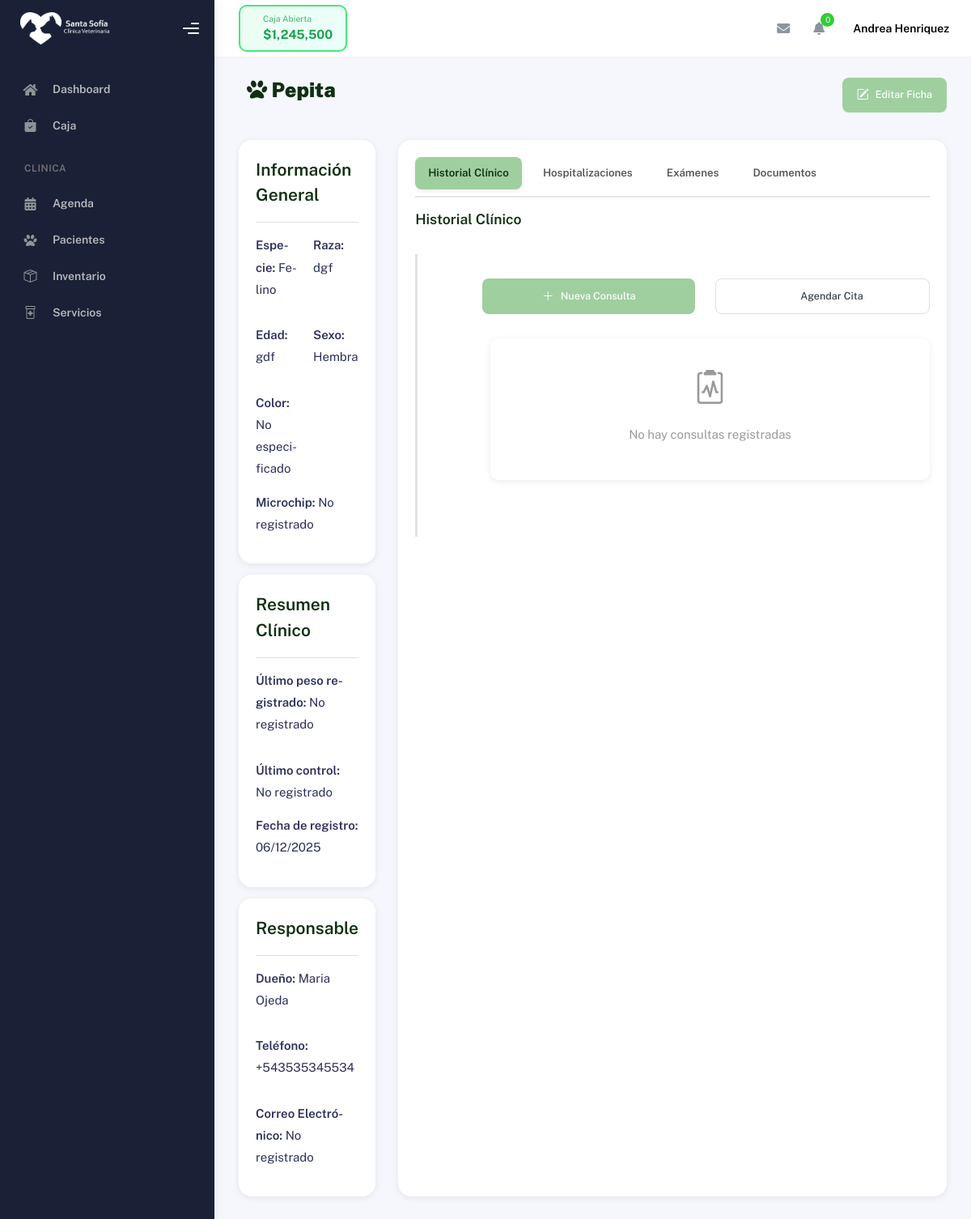
The app's page /hospital/pacientes/3/ (signed in), older data.
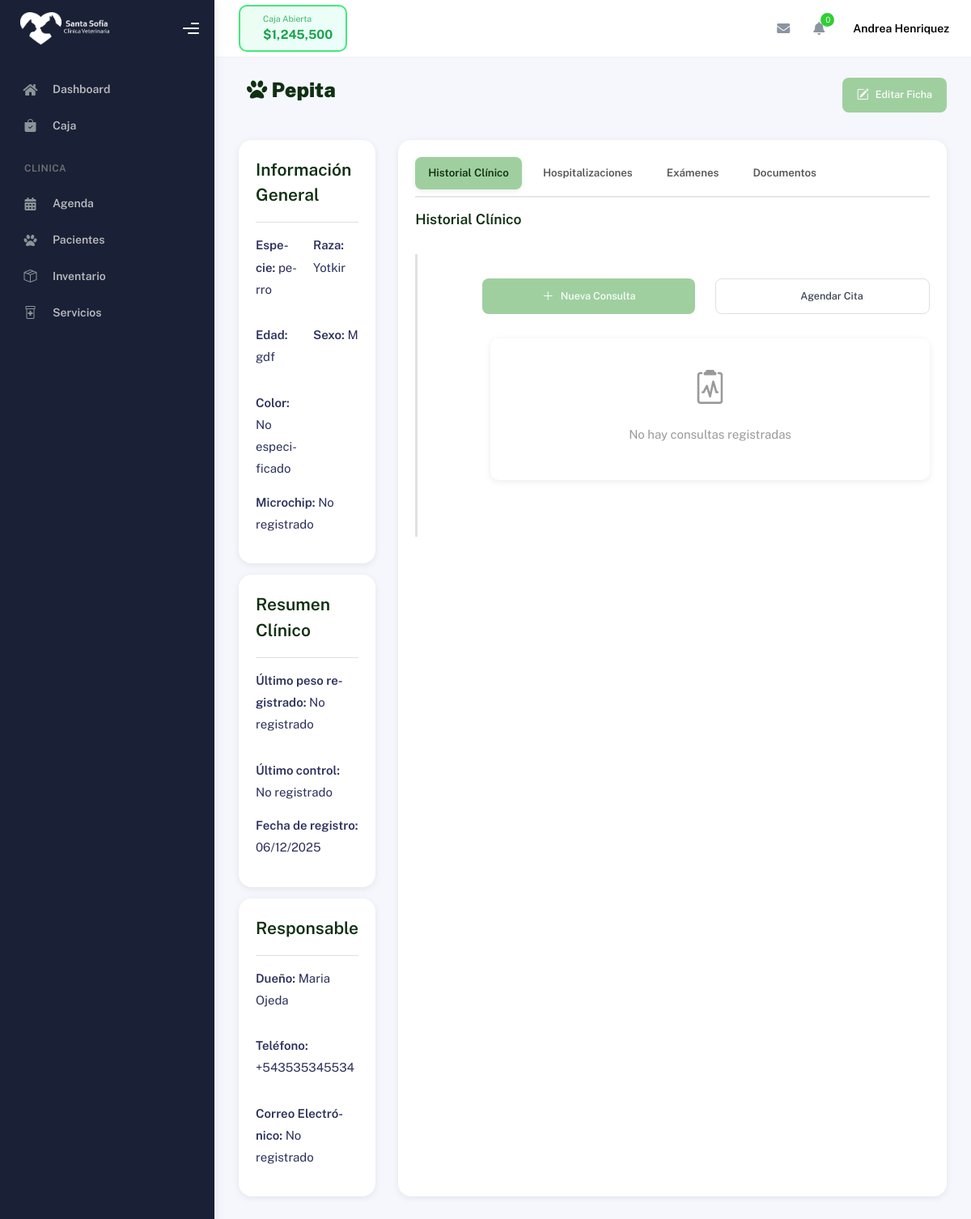
The same page, newer data.
### hospital/models.py (models this page shows, shortened)
class Paciente(models.Model):
    ESPECIE_CHOICES = [
        ('canino', 'Canino'),
        ('felino', 'Felino'),
        ('otro', 'Otro'),
    ]
    SEXO_CHOICES = [
        ('macho', 'Macho'),
        ('hembra', 'Hembra'),
    ]
    nombre = models.CharField(max_length=100)
    especie = models.CharField(max_length=20, choices=ESPECIE_CHOICES)
    raza = models.CharField(max_length=100, blank=True, null=True)
    edad = models.CharField(max_length=50, blank=True, null=True, help_text="Ej: 3 años, 6 meses")
    sexo = models.CharField(max_length=10, choices=SEXO_CHOICES)
    color = models.CharField(max_length=100, blank=True, null=True)
    microchip = models.CharField(
        max_length=50,
        blank=True,
        null=True,
        unique=False,  # Cambiar a False o eliminar esta línea
        help_text='Número de microchip (opcional)'
    )
    propietario = models.ForeignKey('Propietario', on_delete=models.CASCADE, related_name='pacientes')
    fecha_registro = models.DateTimeField(auto_now_add=True)
    fecha_ultimo_control = models.DateTimeField(blank=True, null=True)
    ultimo_peso = models.DecimalField(max_digits=6, decimal_places=2, blank=True, null=True, help_text="Peso en kg")
    activo = models.BooleanField(default=True)
    observaciones = models.TextField(blank=True, null=True)
    class Meta:
        verbose_name = 'Paciente'
        verbose_name_plural = 'Pacientes'
        ordering = ['-fecha_registro']
    def __str__(self):
        return f"{self.nombre} ({self.get_especie_display}) - {self.propietario.nombre_completo}"

class Propietario(models.Model):
    nombre = models.CharField(max_length=100)
    apellido = models.CharField(max_length=100)
    telefono = models.CharField(max_length=20, blank=True, null=True)
    email = models.EmailField(blank=True, null=True)
    direccion = models.TextField(blank=True, null=True)
    fecha_registro = models.DateTimeField(auto_now_add=True)
    class Meta:
        verbose_name = 'Propietario'
        verbose_name_plural = 'Propietarios'

### hospital/views.py (the view)
# urls.py: path('pacientes/<int:paciente_id>/', views.ficha_mascota_view, name='ficha_mascota'),
@login_required
def ficha_mascota_view(request, paciente_id):
    paciente = get_object_or_404(Paciente, id=paciente_id, activo=True)
    context = {
        'paciente': paciente,
    }
    if MODELOS_EXTENDIDOS:
        try:
            context['consultas'] = Consulta.objects.filter(paciente=paciente).order_by('-fecha')[:10]
        except:
            context['consultas'] = []
        try:
            context['hospitalizaciones'] = Hospitalizacion.objects.filter(idMascota=paciente).order_by('-fecha_ingreso')
        except:
            context['hospitalizaciones'] = []
        try:
            context['examenes'] = Examen.objects.filter(paciente=paciente).order_by('-fecha')
        except:
            context['examenes'] = []
        try:
            context['documentos'] = Documento.objects.filter(paciente=paciente).order_by('-fecha_subida')
        except:
            context['documentos'] = []
        if context['consultas']:
            ultima_consulta = context['consultas'][0]
            paciente.fecha_ultimo_control = ultima_consulta.fecha
            if hasattr(ultima_consulta, 'peso') and ultima_consulta.peso:
                paciente.ultimo_peso = ultima_consulta.peso
            paciente.save()
    else:
        context['consultas'] = []
        context['hospitalizaciones'] = []
        context['examenes'] = []
        context['documentos'] = []
    return render(request, 'pacientes/ficha_mascota.html', context)

### hospital/templates/pacientes/ficha_mascota.html (shortened to what the changed rows need)
{% extends 'partials/base.html' %}
{% load static %}
{% block styles %}
<link rel="stylesheet" href="{% static 'css/base/vet-custom.css' %}">
<link rel="stylesheet" href="{% static 'css/pacientes.css' %}">
{% endblock %}
{% block content %}
<div class="header">
    <h1>
        <i class="fas fa-paw"></i> {{ paciente.nombre }}
    </h1>
    <div class="edit-mode">
        <button class="vet-btn vet-btn-primary" id="btnEditarFicha">
        </button>
    </div>
</div>
<div class="general-container">
    <div class="general-information">
        <div class="section personal-info">
            <h2>Información General</h2>
            <div class="info" id="infoGeneral">
                <div class="info-row">
                    <p><strong>Especie:</strong> <span class="view-mode">{{ paciente.get_especie_display }}</span>
                    </p>
                    <p><strong>Raza:</strong> <span class="view-mode">{{ paciente.raza|default:"No especificada" }}</span>
                    </p>
                    <p><strong>Edad:</strong> <span class="view-mode">{{ paciente.edad_formateada }}</span>
                    </p>
                    <p><strong>Sexo:</strong> <span class="view-mode">{{ paciente.get_sexo_display }}</span>
                    </p>
                    <p><strong>Color:</strong> <span class="view-mode">{{ paciente.color|default:"No especificado" }}</span>
                    </p>
                </div>
                <p><strong>Microchip:</strong> <span class="view-mode">{{ paciente.microchip|default:"No registrado" }}</span>
                </p>
            </div>
        </div>
        <div class="section resumen-clinico">
            <h2>Resumen Clínico</h2>
            <div class="info">
                <div class="info-row">
                    <p><strong>Último peso registrado:</strong> {{ paciente.ultimo_peso_formateado }}</p>
                    <p><strong>Último control:</strong>
                        {% if paciente.fecha_ultimo_control %}
                            {{ paciente.fecha_ultimo_control|date:"d/m/Y H:i" }}
                        {% else %}
                            No registrado
                        {% endif %}
                    </p>
                </div>
                <p><strong>Fecha de registro:</strong> {{ paciente.fecha_registro|date:"d/m/Y" }}</p>
            </div>
        </div>
        <div class="section responsable">
            <h2>Responsable</h2>
            <div class="info">
                <div class="info-row">
                    <p><strong>Dueño:</strong> {{ paciente.propietario.nombre_completo }}</p>
                    <p><strong>Teléfono:</strong> {{ paciente.propietario.telefono|default:"No registrado" }}</p>
                    <p><strong>Correo Electrónico:</strong> {{ paciente.propietario.email|default:"No registrado" }}</p>
                </div>
            </div>
        </div>
    </div>
</div>
{% endblock %}

Row changes from the older to the newer data that the page shows:
changed Paciente "Pepita": especie "Felino" → "perro"; raza "dgf" → "Yotkir"; sexo "Hembra" → "M"
